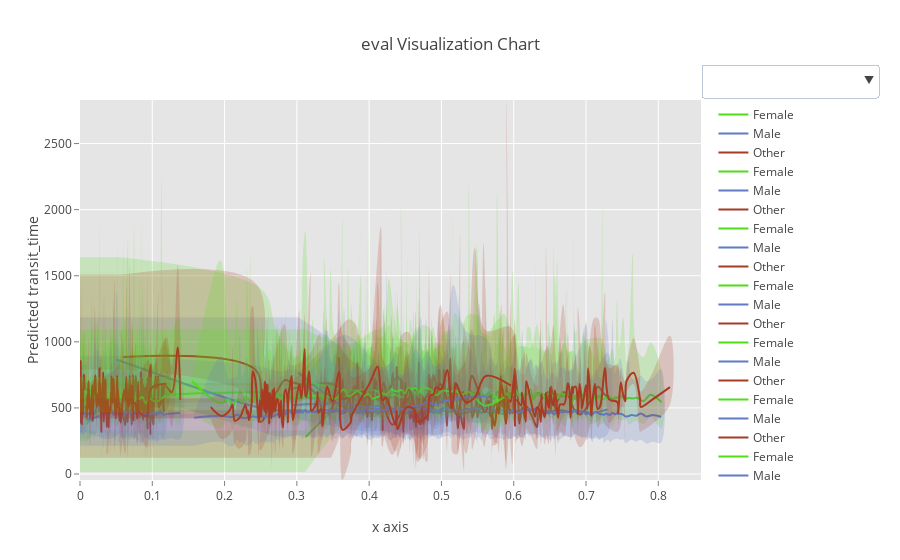

The cell this chart's notebook holds for it:
### Code cell
ev.data_set.viz_now(groupby_name='gender')
